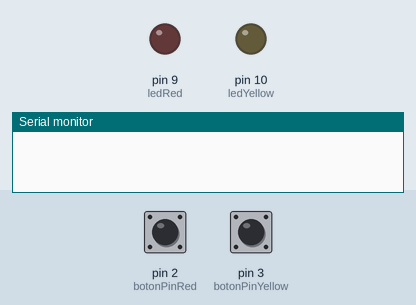
A sketch run on a simulated Arduino Uno, built with avr-gcc and run on an emulated ATmega328P. Shown: output pins drawn as LEDs (lit = HIGH), the last lines printed to the serial monitor. The test bench sets the inputs (shaded band); at power-on: pin 2 (botonPinRed) LOW, pin 3 (botonPinYellow) LOW.

Above: at 1.2 s.
1.3 s: pin 2 (botonPinRed) pulled HIGH for 0.15 s
At 1.37 s:
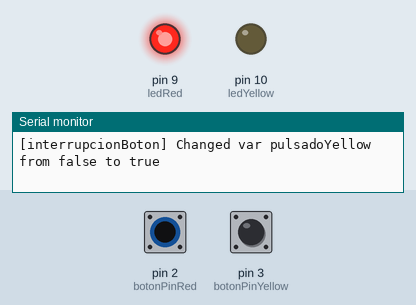
2.9 s: pin 3 (botonPinYellow) pulled HIGH for 0.15 s
At 2.97 s:
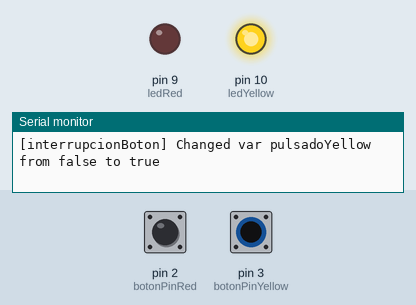
4.5 s: pin 3 (botonPinYellow) pulled HIGH for 3.2 s
At 8.9 s:
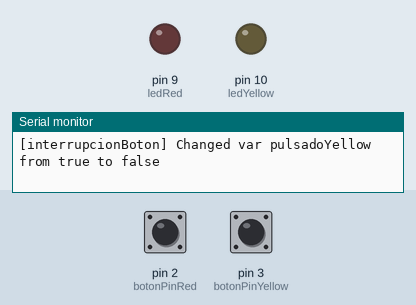
9.2 s: pin 2 (botonPinRed) pulled HIGH for 3.2 s
At 10.2 s:
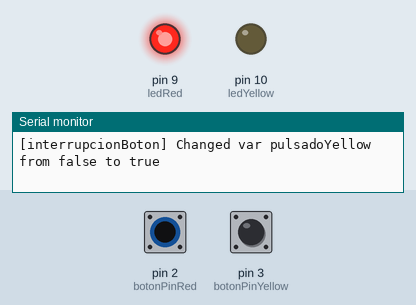
13.9 s: pin 2 (botonPinRed) driven HIGH and pin 3 (botonPinYellow) driven HIGH
At 15.1 s:
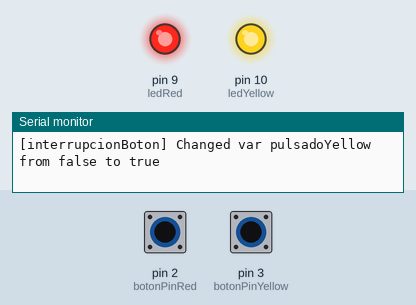
Timing chart, 0 to 16.4 s (numbered marks = the images above; inputs shaded):
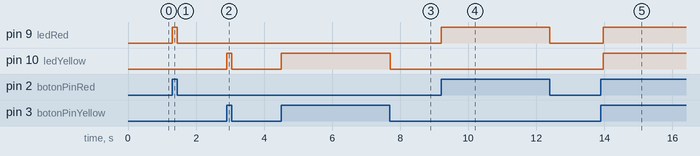

The sketch:

doble_boton_interrupcion.ino
```cpp
// Pines de los botones
const byte botonPinRed = 2;
const byte botonPinYellow = 3;

// Estados de los botones
volatile bool pulsadoRed = false;
volatile bool pulsadoYellow = false;

// Variables para medir el tiempo de las pulsaciones.
unsigned long iniTimeRed = 0;
unsigned long iniTimeYellow = 0;

// Pines de los LEDs
const int ledRed = 9;
const int ledYellow = 10;

void setup() {
  Serial.begin(9600);

  // Modos de los pines de los botones
  pinMode(botonPinRed, INPUT);
  pinMode(botonPinYellow, INPUT);

  // Modos de los pines de los LEDs
  pinMode(ledRed, OUTPUT);
  pinMode(ledYellow, OUTPUT);

  // Interrupciones con la opccion CHANGE para detectar cuando se pulsa y se deja de pulsar el boton
  attachInterrupt(digitalPinToInterrupt(botonPinRed), InterrupcionBotonRed, CHANGE);
  attachInterrupt(digitalPinToInterrupt(botonPinYellow), interrupcionBotonYellow, CHANGE);
}

void loop() {

  if (pulsadoRed) {
    digitalWrite(ledRed, HIGH);
  }
  else
  {
    digitalWrite(ledRed, LOW);
  }

  if (pulsadoYellow) {
    digitalWrite(ledYellow, HIGH);
  }
  else
  {
    digitalWrite(ledYellow, LOW);
  }
}

// Función llamada por la interrupción
void InterrupcionBotonRed(){
  pulsadoRed = !pulsadoRed;
  if (pulsadoRed)
  {
    Serial.println("[interrupcionBoton] Changed var pulsadoYellow from false to true");
  }
  else if (!pulsadoRed)
  {
    Serial.println("[interrupcionBoton] Changed var pulsadoYellow from true to false");
  }
  iniTimeRed = millis();
}

void interrupcionBotonYellow() {
  pulsadoYellow = !pulsadoYellow;
  if (pulsadoYellow)
  {
    Serial.println("[interrupcionBoton] Changed var pulsadoYellow from false to true");
  }
  else if (!pulsadoYellow)
  {
    Serial.println("[interrupcionBoton] Changed var pulsadoYellow from true to false");
  }
  iniTimeYellow = millis();
}
```

Measured:
- after the input at 1.3 s, pin 9 (ledRed): LOW → HIGH at once, → LOW 0.15 s later
- after the input at 2.9 s, pin 10 (ledYellow): LOW → HIGH at once, → LOW 0.15 s later
- after the input at 4.5 s, pin 10 (ledYellow): LOW → HIGH at once, → LOW 3.2 s later
- after the input at 9.2 s, pin 9 (ledRed): LOW → HIGH at once, → LOW 3.2 s later
- after the input at 13.9 s, pin 9 (ledRed), pin 10 (ledYellow): LOW → HIGH after 0.07 s
